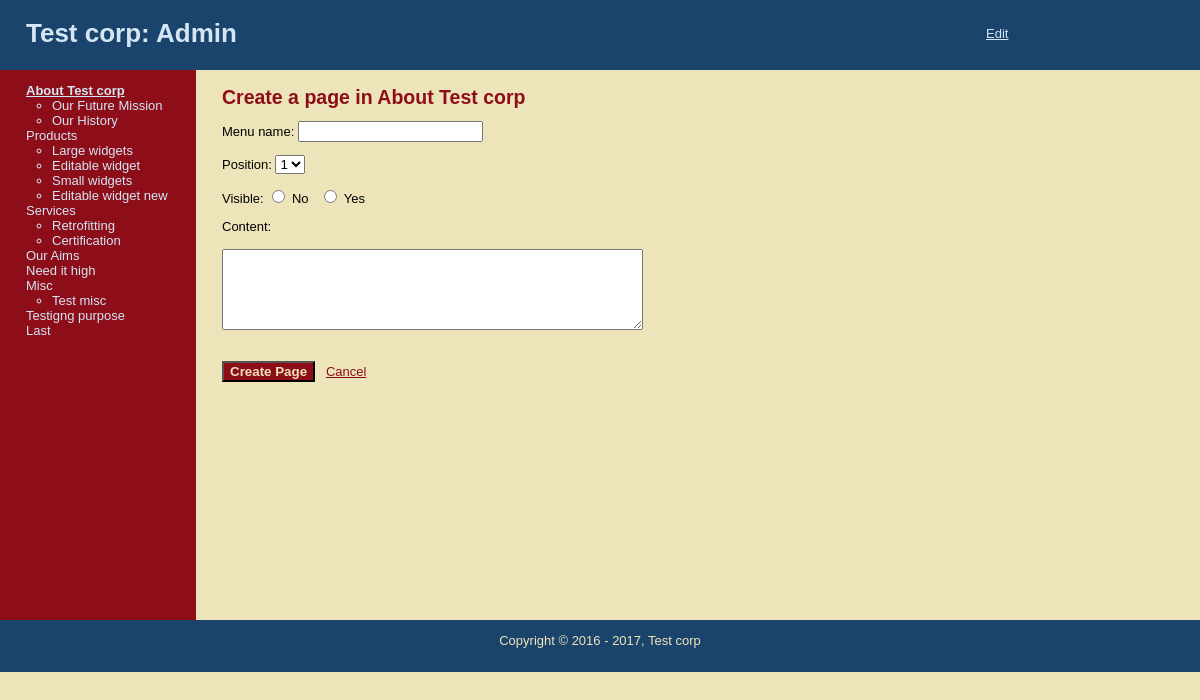
Screenshot of /new_page.php?subject=1 (signed in) with the database file from the repository.
### tables this page shows
CREATE TABLE `subjects` (
  `id` int(11) NOT NULL AUTO_INCREMENT,
  `menu_name` varchar(30) NOT NULL,
  `position` int(3) NOT NULL,
  `visible` tinyint(1) NOT NULL,
  PRIMARY KEY (`id`)
);

CREATE TABLE `pages` (
  `id` int(11) NOT NULL AUTO_INCREMENT,
  `subject_id` int(11) NOT NULL,
  `menu_name` varchar(30) NOT NULL,
  `position` int(3) NOT NULL,
  `visible` tinyint(1) NOT NULL,
  `content` text,
  PRIMARY KEY (`id`),
  KEY `subject_id` (`subject_id`)
);

### public/new_page.php (the view, shortened to what this page needs)
<?php
require_once ("../includes/db_connections.php");
require_once ("../includes/functions.php");
include ("../includes/layouts/header.php");
?>
<?php find_selected_items(); ?>
<div id='main'>
	<div id='navigation'>
       <?php echo navigation($selected_subject_details, $selected_page_details); ?>
    </div>
	<div id='page'>
		<h2>Create a page in <?php echo $selected_subject_details["menu_name"]; ?></h2>
		<form action="create_page.php" method="post">
			<p>
				Menu name: <input type="text" name="menu_name" value="" />
			</p>
			<p>
				Position: <select name="position">
					<?php
					$page_set = find_pages_by_subject_id ( $selected_subject_details ["id"] , false);
					$page_count = mysqli_num_rows ( $page_set );
					for($count = 1; $count <= ($page_count + 1); $count ++) {
						echo "<option value=" . $count . ">" . $count . "</option>";
					}
					?>
				</select>
			</p>
			<p>
				Visible: <input type="radio" value="0" name="visible" /> No &nbsp; <input
					type="radio" value="1" name="visible" /> Yes
			</p>
			<p>
			Content:<br><br>
				<textarea rows="5" cols="50" name="content"></textarea>
			</p>
			<br>
			<input class="save" type="submit" name="submit"
				value="Create Page" />
				&nbsp; <a href="manage_content.php">Cancel</a>
		</form>
	</div>
</div>
<?php
include ("../includes/layouts/footer.php");
?>

### includes/functions.php (shortened to what this page needs)
<?php
function find_all_subjects($isPublic = true) {
    global $connection;
    if ($isPublic) {
        $query = "SELECT * FROM subjects WHERE visible = 1 ORDER BY position ASC";
    } else {
        $query = "SELECT * FROM subjects ORDER BY position ASC";
    }
    $subject_set = mysqli_query($connection, $query);
    return $subject_set;
}
function find_pages_by_subject_id($subject_id, $isPublic = true) {
    global $connection;
    if ($isPublic) {
        $query = "SELECT * FROM pages WHERE visible = 1 AND subject_id = " . $subject_id . " ORDER BY position ASC";
    } else {
        $query = "SELECT * FROM pages WHERE subject_id = " . $subject_id . " ORDER BY position ASC";
    }
    $pages_set = mysqli_query($connection, $query);
    return $pages_set;
}
function find_selected_items($isPublic = false) {
    if (isset($_GET ["subject"])) {
        $selected_subject_details = find_subjects_by_id($_GET ["subject"]);
    } else if (isset($_GET ["page"])) {
        $selected_page_details = find_pages_by_id($_GET ["page"], $isPublic);
        $selected_subject_details = null;
    } else {
        $selected_page_details = null;
        $selected_subject_details = null;
    }
}
function find_subjects_by_id($subjet_id) {
    global $connection;
    $subjet_id_safe = mysqli_real_escape_string($connection, $subjet_id);
    $query = "SELECT * FROM subjects WHERE id = " . $subjet_id_safe . " LIMIT 1";
    $subject_set = mysqli_query($connection, $query);
    $subject = mysqli_fetch_assoc($subject_set);
    if ($subject) {
        return $subject;
    } else {
        return null;
    }
}
function navigation($subject_details, $page_details) {
    $subject_id = $subject_details ["id"];
    $page_id = $page_details ["id"];
    $output = "<ul class=\"subjects\">";
    $subject_set = find_all_subjects(false);
    while ($subject = mysqli_fetch_assoc($subject_set)) {
        $output .= "<li ";
        if ($subject_id && $subject_id == $subject ["id"]) {
            $output .= "class=\"selected\"";
        }
        $output .= ">  <a href=\"manage_content.php?subject=";
        $output .= urlencode($subject ["id"]);
        $output .= "\">";
        $output .= htmlentities($subject ["menu_name"]);
        $output .= "</a></li>";
        $pages_set = find_pages_by_subject_id($subject ["id"], FALSE);
        while ($page = mysqli_fetch_assoc($pages_set)) {
            $output .= "<ul class=\"pages\" > <li ";
            $output .= "><a href=\"manage_content.php?page=";
            $output .= urlencode($page ["id"]);
            $output .= "\">";
            $output .= htmlentities($page ["menu_name"]);
            $output .= "</a></li> </ul>";
        }
    }
    $output .= "</ul>";
    return $output;
}
?>

### public/stylesheets/public.css (style rules this page uses)
html { height: 100%; width: 100%; }
body { height: 100%; width: 100%; margin: 0; padding: 0; border: 0; font-family: Verdana, Arial, Helvetica, sans-serif; font-size: 13px; line-height: 15px; background: #EEE4B9; }
a { color: #8D0D19 }
#main { height: 550px; width: 100%; margin: 0; padding: 0; background: #EEE4B9; }
#navigation { float: left; width: 12%; height: 100%; margin: 0; padding: 0 2em; color: #D4E6F4; background: #8D0D19; position: relative; }
#navigation a { color: #D4E6F4; text-decoration: none; word-wrap: break-word; }
ul.subjects { margin: 1em 0; padding-left: 0; list-style: none; }
ul.pages { padding-left: 2em; list-item: square; }
.selected { font-weight: bold; text-decoration: underline; }
.save { background: #8D0D19; color: #EEE4B9; font-weight: bold; }
#page { float: left; height: 100%; padding-left: 2em; vertical-align: top; background: #EEE4B9; width: 80%; position:relative; }
#page h2 { color: #8D0D19; margin-top: 1em; }

### rows the page displays
subjects: value "About Test corp", menu_name "About Test corp"
pages: value "Our Future Mission"
pages: value "Our History"
subjects: value "Products"
pages: value "Large widgets"
pages: value "Editable widget"
pages: value "Small widgets"
pages: value "Editable widget new"
subjects: value "Services"
pages: value "Retrofitting"
pages: value "Certification"
subjects: value "Our Aims"
subjects: value "Need it high"
subjects: value "Misc"
pages: value "Test misc"
subjects: value "Testigng purpose"
subjects: value "Last"

### other values shown
get_company_name() "Test corp"
form field position "1"
